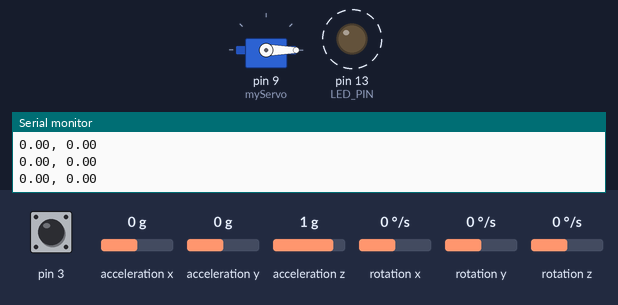
Recording of a sketch running on a simulated Arduino Leonardo, built with avr-gcc and run on an emulated ATmega32U4. Shown: servo, output pins drawn as LEDs (lit = HIGH), the last lines printed to the serial monitor. Dashed ring = blinking. The inputs (shaded band) are chosen by the test bench; at power-on: acceleration y 0 g, pin 3 HIGH, acceleration x 0 g, acceleration z 1 g, rotation x 0 °/s, rotation y 0 °/s, rotation z 0 °/s. The sensor or clock chip raises its interrupt line as the real part does.

Above: at 1.7 s.
1.8 s: acceleration y set to -1.4 g
At 1.99 s:
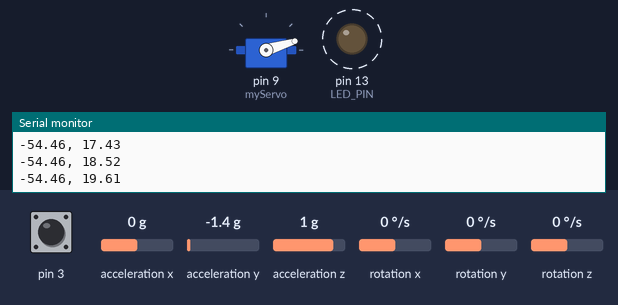
4.8 s: acceleration y set to 0.8 g
At 6.56 s:
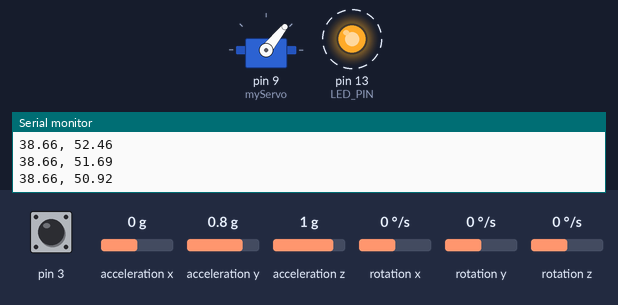
7.8 s: acceleration y set to -0.8 g
At 9.29 s:
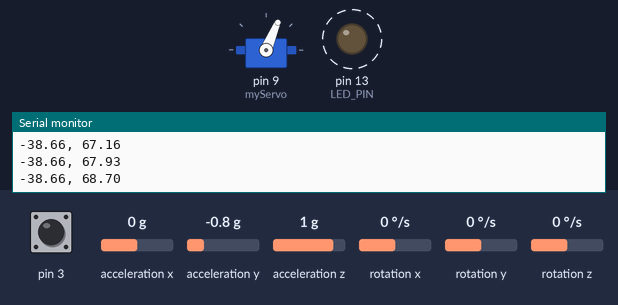
10.8 s: acceleration y set to 1.4 g
Timing chart, 0 to 14.8 s (numbered marks = the images above; inputs shaded):
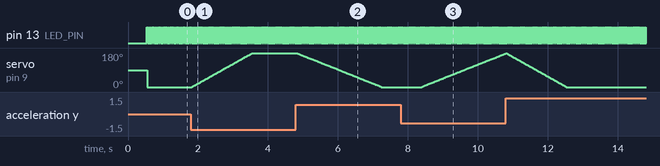

Measured:
- after the input at 1.8 s, servo on pin 9 (myServo): moves from 0° to 180° over 1.7 s, starting at once
- after the input at 4.8 s, servo on pin 9 (myServo): moves from 180° to 0° over 2.4 s, starting at once
- after the input at 7.8 s, servo on pin 9 (myServo): moves from 0° to 178° over 2.4 s, starting after 0.59 s
- by itself, pin 13 (LED_PIN): alternates HIGH for 0.01 s and LOW for 0.01 s

The sketch:

Autolevel.ino
```cpp
// I2C device class (I2Cdev) demonstration Arduino sketch for MPU6050 class using DMP (MotionApps v2.0)
// 6/21/2012 by Jeff Rowberg <jeff@rowberg.net>
// Updates should (hopefully) always be available at https://github.com/jrowberg/i2cdevlib
//
// Changelog:
//      2013-05-08 - added seamless Fastwire support
//                 - added note about gyro calibration
//      2012-06-21 - added note about Arduino 1.0.1 + Leonardo compatibility error
//      2012-06-20 - improved FIFO overflow handling and simplified read process
//      2012-06-19 - completely rearranged DMP initialization code and simplification
//      2012-06-13 - pull gyro and accel data from FIFO packet instead of reading directly
//      2012-06-09 - fix broken FIFO read sequence and change interrupt detection to RISING
//      2012-06-05 - add gravity-compensated initial reference frame acceleration output
//                 - add 3D math helper file to DMP6 example sketch
//                 - add Euler output and Yaw/Pitch/Roll output formats
//      2012-06-04 - remove accel offset clearing for better results (thanks Sungon Lee)
//      2012-06-01 - fixed gyro sensitivity to be 2000 deg/sec instead of 250
//      2012-05-30 - basic DMP initialization working

/* ============================================
I2Cdev device library code is placed under the MIT license
Copyright (c) 2012 Jeff Rowberg

Permission is hereby granted, free of charge, to any person obtaining a copy
of this software and associated documentation files (the "Software"), to deal
in the Software without restriction, including without limitation the rights
to use, copy, modify, merge, publish, distribute, sublicense, and/or sell
copies of the Software, and to permit persons to whom the Software is
furnished to do so, subject to the following conditions:

The above copyright notice and this permission notice shall be included in
all copies or substantial portions of the Software.

THE SOFTWARE IS PROVIDED "AS IS", WITHOUT WARRANTY OF ANY KIND, EXPRESS OR
IMPLIED, INCLUDING BUT NOT LIMITED TO THE WARRANTIES OF MERCHANTABILITY,
FITNESS FOR A PARTICULAR PURPOSE AND NONINFRINGEMENT. IN NO EVENT SHALL THE
AUTHORS OR COPYRIGHT HOLDERS BE LIABLE FOR ANY CLAIM, DAMAGES OR OTHER
LIABILITY, WHETHER IN AN ACTION OF CONTRACT, TORT OR OTHERWISE, ARISING FROM,
OUT OF OR IN CONNECTION WITH THE SOFTWARE OR THE USE OR OTHER DEALINGS IN
THE SOFTWARE.
===============================================
*/

// I2Cdev and MPU6050 must be installed as libraries, or else the .cpp/.h files
// for both classes must be in the include path of your project
#include "I2Cdev.h"

#include "MPU6050_6Axis_MotionApps20.h"
//#include "MPU6050.h" // not necessary if using MotionApps include file

// Arduino Wire library is required if I2Cdev I2CDEV_ARDUINO_WIRE implementation
// is used in I2Cdev.h
#if I2CDEV_IMPLEMENTATION == I2CDEV_ARDUINO_WIRE
    #include "Wire.h"
#endif

// class default I2C address is 0x68
// specific I2C addresses may be passed as a parameter here
// AD0 low = 0x68 (default for SparkFun breakout and InvenSense evaluation board)
// AD0 high = 0x69
MPU6050 mpu;
//MPU6050 mpu(0x69); // <-- use for AD0 high

/* =========================================================================
   NOTE: In addition to connection 3.3v, GND, SDA, and SCL, this sketch
   depends on the MPU-6050's INT pin being connected to the Arduino's
   external interrupt #0 pin. On the Arduino Uno and Mega 2560, this is
   digital I/O pin 2.
 * ========================================================================= */

/* =========================================================================
   NOTE: Arduino v1.0.1 with the Leonardo board generates a compile error
   when using Serial.write(buf, len). The Teapot output uses this method.
   The solution requires a modification to the Arduino USBAPI.h file, which
   is fortunately simple, but annoying. This will be fixed in the next IDE
   release. For more info, see these links:

   http://arduino.cc/forum/index.php/topic,109987.0.html
   http://code.google.com/p/arduino/issues/detail?id=958
 * ========================================================================= */


// uncomment "OUTPUT_READABLE_QUATERNION" if you want to see the actual
// quaternion components in a [w, x, y, z] format (not best for parsing
// on a remote host such as Processing or something though)
//#define OUTPUT_READABLE_QUATERNION

// uncomment "OUTPUT_READABLE_EULER" if you want to see Euler angles
// (in degrees) calculated from the quaternions coming from the FIFO.
// Note that Euler angles suffer from gimbal lock (for more info, see
// http://en.wikipedia.org/wiki/Gimbal_lock)
//#define OUTPUT_READABLE_EULER

// uncomment "OUTPUT_READABLE_YAWPITCHROLL" if you want to see the yaw/
// pitch/roll angles (in degrees) calculated from the quaternions coming
// from the FIFO. Note this also requires gravity vector calculations.
// Also note that yaw/pitch/roll angles suffer from gimbal lock (for
// more info, see: http://en.wikipedia.org/wiki/Gimbal_lock)
//#define OUTPUT_READABLE_YAWPITCHROLL

// uncomment "OUTPUT_READABLE_REALACCEL" if you want to see acceleration
// components with gravity removed. This acceleration reference frame is
// not compensated for orientation, so +X is always +X according to the
// sensor, just without the effects of gravity. If you want acceleration
// compensated for orientation, us OUTPUT_READABLE_WORLDACCEL instead.
//#define OUTPUT_READABLE_REALACCEL

// uncomment "OUTPUT_READABLE_WORLDACCEL" if you want to see acceleration
// components with gravity removed and adjusted for the world frame of
// reference (yaw is relative to initial orientation, since no magnetometer
// is present in this case). Could be quite handy in some cases.
//#define OUTPUT_READABLE_WORLDACCEL

// uncomment "OUTPUT_TEAPOT" if you want output that matches the
// format used for the InvenSense teapot demo
//#define OUTPUT_TEAPOT


#define LED_PIN 13 // (Arduino is 13, Teensy is 11, Teensy++ is 6)
bool blinkState = false;

// MPU control/status vars
bool dmpReady = false;  // set true if DMP init was successful
uint8_t mpuIntStatus;   // holds actual interrupt status byte from MPU
uint8_t devStatus;      // return status after each device operation (0 = success, !0 = error)
uint16_t packetSize;    // expected DMP packet size (default is 42 bytes)
uint16_t fifoCount;     // count of all bytes currently in FIFO
uint8_t fifoBuffer[64]; // FIFO storage buffer

// orientation/motion vars
Quaternion q;           // [w, x, y, z]         quaternion container
VectorInt16 aa;         // [x, y, z]            accel sensor measurements
VectorInt16 aaReal;     // [x, y, z]            gravity-free accel sensor measurements
VectorInt16 aaWorld;    // [x, y, z]            world-frame accel sensor measurements
VectorFloat gravity;    // [x, y, z]            gravity vector
float euler[3];         // [psi, theta, phi]    Euler angle container
float ypr[3];           // [yaw, pitch, roll]   yaw/pitch/roll container and gravity vector

// packet structure for InvenSense teapot demo
uint8_t teapotPacket[14] = { '$', 0x02, 0,0, 0,0, 0,0, 0,0, 0x00, 0x00, '\r', '\n' };


// ================================================================
// ===               INTERRUPT DETECTION ROUTINE                ===
// ================================================================

volatile bool mpuInterrupt = false;     // indicates whether MPU interrupt pin has gone high
void dmpDataReady() {
    mpuInterrupt = true;
}


// ================================================================
// ===                     PID DEFINITION                       ===
// ================================================================
float Kp, Ki, Kd, minInt, maxInt;
float setPoint;
float derivator, integrator;
float error;

void pidInit(float p, float i, float d, float minI, float maxI){
   Kp = p; Ki = i; Kd = d; //Coeficientes del controlador PID
   minInt = minI; maxInt = maxI; //Limites del integrador

   derivator = 0; integrator = 0; //Condiciones iniciales
   error = 0; //Condiciones iniciales
}

void pidSetPoint(float set){
  setPoint = set; //Establecer valor deseado
  derivator = 0; //Inicializar condiciones iniciales
  integrator = 0; //Eliminar todo error acumulado al reiniciar
}

float pidUpdate(float currentValue){
  float pValue, iValue, dValue, PID;
  error = setPoint - currentValue;

  //Parte proporcional del controlador
  pValue = Kp*error;

  //Integral discreta
  integrator = integrator + error;
  if (integrator > maxInt){
    integrator = maxInt;
  }else if(integrator < minInt){
    integrator = minInt;
  }
  //Parte integral del controlador
  iValue = integrator*Ki;


  //Derivada discreta
  dValue = Kd*(error - derivator);
  derivator = error; //Diferencia del valor anterior con el valor actual

  PID = pValue + iValue + dValue;

  return PID;
}


// ================================================================
// ===                      INITIAL SETUP                       ===
// ================================================================


#include <Servo.h>

Servo myServo;


void setup() {
    // join I2C bus (I2Cdev library doesn't do this automatically)
    #if I2CDEV_IMPLEMENTATION == I2CDEV_ARDUINO_WIRE
        Wire.begin();
        TWBR = 24; // 400kHz I2C clock (200kHz if CPU is 8MHz)
    #elif I2CDEV_IMPLEMENTATION == I2CDEV_BUILTIN_FASTWIRE
        Fastwire::setup(400, true);
    #endif

    // initialize serial communication
    // (115200 chosen because it is required for Teapot Demo output, but it's
    // really up to you depending on your project)
    Serial.begin(115200);
    while (!Serial); // wait for Leonardo enumeration, others continue immediately

    // NOTE: 8MHz or slower host processors, like the Teensy @ 3.3v or Ardunio
    // Pro Mini running at 3.3v, cannot handle this baud rate reliably due to
    // the baud timing being too misaligned with processor ticks. You must use
    // 38400 or slower in these cases, or use some kind of external separate
    // crystal solution for the UART timer.

    // initialize device
    Serial.println(F("Initializing I2C devices..."));
    mpu.initialize();

    // verify connection
    Serial.println(F("Testing device connections..."));
    Serial.println(mpu.testConnection() ? F("MPU6050 connection successful") : F("MPU6050 connection failed"));
/*
    // wait for ready
    Serial.println(F("\nSend any character to begin DMP programming and demo: "));
    while (Serial.available() && Serial.read()); // empty buffer
    while (!Serial.available());                 // wait for data
    while (Serial.available() && Serial.read()); // empty buffer again
*/
    // load and configure the DMP
    Serial.println(F("Initializing DMP..."));
    devStatus = mpu.dmpInitialize();

    // supply your own gyro offsets here, scaled for min sensitivity
    mpu.setXGyroOffset(-92);
    mpu.setYGyroOffset(-78);
    mpu.setZGyroOffset(45);
    mpu.setZAccelOffset(1450); // 1688 factory default for my test chip

    // make sure it worked (returns 0 if so)
    if (devStatus == 0) {
        // turn on the DMP, now that it's ready
        Serial.println(F("Enabling DMP..."));
        mpu.setDMPEnabled(true);

        // enable Arduino interrupt detection
        Serial.println(F("Enabling interrupt detection (Arduino external interrupt 0)..."));
        attachInterrupt(0, dmpDataReady, RISING);
        mpuIntStatus = mpu.getIntStatus();

        // set our DMP Ready flag so the main loop() function knows it's okay to use it
        Serial.println(F("DMP ready! Waiting for first interrupt..."));
        dmpReady = true;

        // get expected DMP packet size for later comparison
        packetSize = mpu.dmpGetFIFOPacketSize();
    } else {
        // ERROR!
        // 1 = initial memory load failed
        // 2 = DMP configuration updates failed
        // (if it's going to break, usually the code will be 1)
        Serial.print(F("DMP Initialization failed (code "));
        Serial.print(devStatus);
        Serial.println(F(")"));
    }

    // configure LED for output
    pinMode(LED_PIN, OUTPUT);

    myServo.attach(9);

    //PID Initialization
    pidInit(2.0, 1.5, 0.5, -10, +10);
    pidSetPoint(0.0); //Angulo 0

}


// ================================================================
// ===                    MAIN PROGRAM LOOP                     ===
// ================================================================


float servoPosition = 0;
float roll = 0.0;

void loop() {
    // if programming failed, don't try to do anything
    if (!dmpReady) return;

    // wait for MPU interrupt or extra packet(s) available
    while (!mpuInterrupt && fifoCount < packetSize) {
        // other program behavior stuff here
        // .
        // .
        // .
        // if you are really paranoid you can frequently test in between other
        // stuff to see if mpuInterrupt is true, and if so, "break;" from the
        // while() loop to immediately process the MPU data
        // .
        // .
        // .
    }

    // reset interrupt flag and get INT_STATUS byte
    mpuInterrupt = false;
    mpuIntStatus = mpu.getIntStatus();

    // get current FIFO count
    fifoCount = mpu.getFIFOCount();

    // check for overflow (this should never happen unless our code is too inefficient)
    if ((mpuIntStatus & 0x10) || fifoCount == 1024) {
        // reset so we can continue cleanly
        mpu.resetFIFO();
        Serial.println(F("FIFO overflow!"));

    // otherwise, check for DMP data ready interrupt (this should happen frequently)
    } else if (mpuIntStatus & 0x02) {
        // wait for correct available data length, should be a VERY short wait
        while (fifoCount < packetSize) fifoCount = mpu.getFIFOCount();

        // read a packet from FIFO
        mpu.getFIFOBytes(fifoBuffer, packetSize);

        // track FIFO count here in case there is > 1 packet available
        // (this lets us immediately read more without waiting for an interrupt)
        fifoCount -= packetSize;

        myServo.write(servoPosition);

        mpu.dmpGetQuaternion(&q, fifoBuffer);
        mpu.dmpGetGravity(&gravity, &q);
        mpu.dmpGetYawPitchRoll(ypr, &q, &gravity);
        roll = ypr[2] * 180.0 / M_PI;


        //servoPosition += pidUpdate(roll);

        float sp = 0;
        float delta = 0.5;
        float sens = 0.02;

        if(roll > sp + delta){
          if(servoPosition > -180){
            servoPosition -= sens*abs(roll - sp);
          }
        }else if(roll < sp - delta){
          if(servoPosition < 180){
            servoPosition +=  sens*abs(roll - sp);
          }
        }


/*
        Serial.print("Servo Position: ");
        Serial.print(servoPosition);
        Serial.print("º  ---   Roll: "); */
        Serial.print(roll);
        Serial.print(", ");
        Serial.println(servoPosition);

        //Serial.println(roll);


/*
        if(roll > 0){
          if(servoPosition > -180){
            servoPosition -= 1;
          }
        }else if(roll < 0){
          if(servoPosition < 180){
            servoPosition +=  1;
          }
        }
*/
        // blink LED to indicate activity
        blinkState = !blinkState;
        digitalWrite(LED_PIN, blinkState);
    }
}
```
